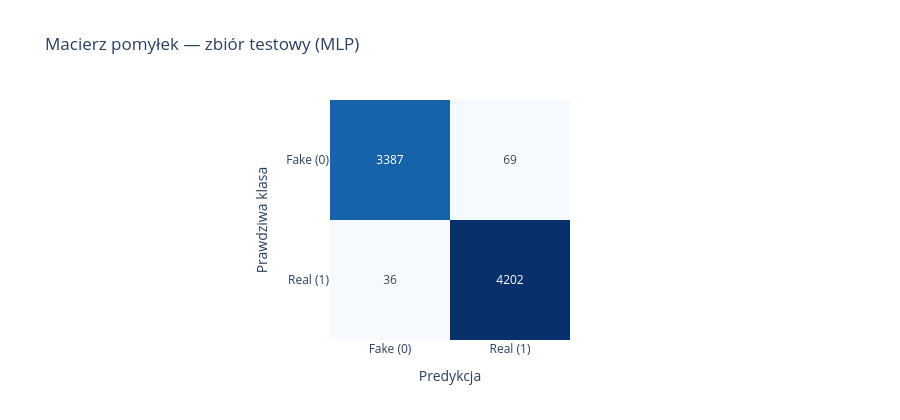

Write notebook code for a chart like this one.
### Code cell
cm = test_metrics["confusion_matrix"]
labels = ["Fake (0)", "Real (1)"]
fig = px.imshow(
    cm,
    x=labels,
    y=labels,
    text_auto=True,
    color_continuous_scale="Blues",
    labels={"x": "Predykcja", "y": "Prawdziwa klasa", "color": "liczba"},
    title="Macierz pomyłek — zbiór testowy (MLP)",
)
fig.update_layout(height=420, coloraxis_showscale=False)
fig.write_image(FIGURES / "mlp_macierz_pomylek.png", scale=2)
fig.show()

### Figure 1 — Plotly figure (JSON) as saved in the notebook; plotly's stock layout.template omitted (floating-point values rounded to 4 significant figures)
{"data": [{"coloraxis": "coloraxis", "hovertemplate": "Predykcja: %{x}<br>Prawdziwa klasa: %{y}<br>liczba: %{z}<extra></extra>", "name": "0", "texttemplate": "%{z}", "type": "heatmap", "x": ["Fake (0)", "Real (1)"], "xaxis": "x", "y": ["Fake (0)", "Real (1)"], "yaxis": "y", "z": [[3387, 69], [36, 4202]]}], "layout": {"coloraxis": {"colorbar": {"title": {"text": "liczba"}}, "colorscale": [[0.0, "rgb(247,251,255)"], [0.125, "rgb(222,235,247)"], [0.25, "rgb(198,219,239)"], [0.375, "rgb(158,202,225)"], [0.5, "rgb(107,174,214)"], [0.625, "rgb(66,146,198)"], [0.75, "rgb(33,113,181)"], [0.875, "rgb(8,81,156)"], [1.0, "rgb(8,48,107)"]], "showscale": false}, "height": 420, "title": {"text": "Macierz pomyłek — zbiór testowy (MLP)"}, "xaxis": {"anchor": "y", "constrain": "domain", "domain": [0.0, 1.0], "scaleanchor": "y", "title": {"text": "Predykcja"}}, "yaxis": {"anchor": "x", "autorange": "reversed", "constrain": "domain", "domain": [0.0, 1.0], "title": {"text": "Prawdziwa klasa"}}}}
